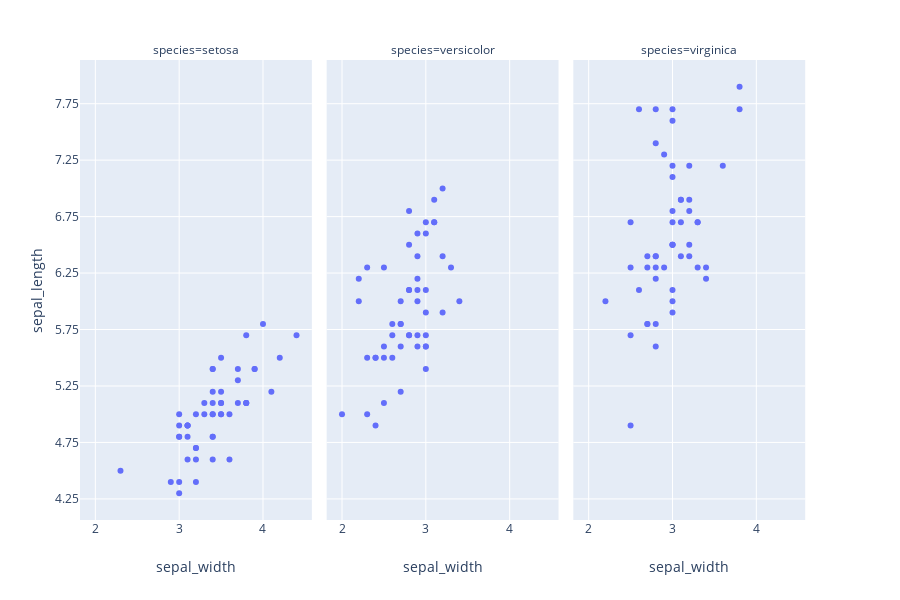

Notebook code for this chart:
### Markdown cell above
<h5 id="Set-start-position-and-distance-between-ticks">Set start position and distance between ticks<a class="anchor-link" href="#Set-start-position-and-distance-between-ticks">¶</a></h5><p>The <code>tick0</code> and <code>dtick</code> axis properties can be used to control to placement of axis ticks as follows:  If specified, a tick will fall exactly on the location of <code>tick0</code> and additional ticks will be added in both directions at intervals of <code>dtick</code>.</p>
<p>Here is an example of updating the y axis of a figure created using plotly express to position the ticks at intervals of 0.5, starting at 0.25.</p>

### Code cell
import plotly.express as px
iris = px.data.iris()

fig = px.scatter(iris, x="sepal_width", y="sepal_length", facet_col="species")
fig.update_yaxes(tick0=0.25, dtick=0.5)

fig.show()

### Figure 1 — Plotly figure (JSON) as saved in the notebook; plotly's stock layout.template omitted (floating-point values rounded to 4 significant figures)
{"data": [{"hoverlabel": {"namelength": 0}, "hovertemplate": "species=setosa<br>sepal_width=%{x}<br>sepal_length=%{y}", "legendgroup": "", "marker": {"color": "#636efa", "symbol": "circle"}, "mode": "markers", "name": "", "showlegend": false, "type": "scatter", "x": [3.5, 3, 3.2, 3.1, 3.6, 3.9, 3.4, 3.4, 2.9, 3.1, 3.7, 3.4, 3, 3, 4, 4.4, 3.9, 3.5, 3.8, 3.8, 3.4, 3.7, 3.6, 3.3, 3.4, 3, 3.4, 3.5, 3.4, 3.2, 3.1, 3.4, 4.1, 4.2, 3.1, 3.2, 3.5, 3.1, 3, 3.4, 3.5, 2.3, 3.2, 3.5, 3.8, 3, 3.8, 3.2, 3.7, 3.3], "xaxis": "x", "y": [5.1, 4.9, 4.7, 4.6, 5, 5.4, 4.6, 5, 4.4, 4.9, 5.4, 4.8, 4.8, 4.3, 5.8, 5.7, 5.4, 5.1, 5.7, 5.1, 5.4, 5.1, 4.6, 5.1, 4.8, 5, 5, 5.2, 5.2, 4.7, 4.8, 5.4, 5.2, 5.5, 4.9, 5, 5.5, 4.9, 4.4, 5.1, 5, 4.5, 4.4, 5, 5.1, 4.8, 5.1, 4.6, 5.3, 5], "yaxis": "y"}, {"hoverlabel": {"namelength": 0}, "hovertemplate": "species=versicolor<br>sepal_width=%{x}<br>sepal_length=%{y}", "legendgroup": "", "marker": {"color": "#636efa", "symbol": "circle"}, "mode": "markers", "name": "", "showlegend": false, "type": "scatter", "x": [3.2, 3.2, 3.1, 2.3, 2.8, 2.8, 3.3, 2.4, 2.9, 2.7, 2, 3, 2.2, 2.9, 2.9, 3.1, 3, 2.7, 2.2, 2.5, 3.2, 2.8, 2.5, 2.8, 2.9, 3, 2.8, 3, 2.9, 2.6, 2.4, 2.4, 2.7, 2.7, 3, 3.4, 3.1, 2.3, 3, 2.5, 2.6, 3, 2.6, 2.3, 2.7, 3, 2.9, 2.9, 2.5, 2.8], "xaxis": "x2", "y": [7, 6.4, 6.9, 5.5, 6.5, 5.7, 6.3, 4.9, 6.6, 5.2, 5, 5.9, 6, 6.1, 5.6, 6.7, 5.6, 5.8, 6.2, 5.6, 5.9, 6.1, 6.3, 6.1, 6.4, 6.6, 6.8, 6.7, 6, 5.7, 5.5, 5.5, 5.8, 6, 5.4, 6, 6.7, 6.3, 5.6, 5.5, 5.5, 6.1, 5.8, 5, 5.6, 5.7, 5.7, 6.2, 5.1, 5.7], "yaxis": "y2"}, {"hoverlabel": {"namelength": 0}, "hovertemplate": "species=virginica<br>sepal_width=%{x}<br>sepal_length=%{y}", "legendgroup": "", "marker": {"color": "#636efa", "symbol": "circle"}, "mode": "markers", "name": "", "showlegend": false, "type": "scatter", "x": [3.3, 2.7, 3, 2.9, 3, 3, 2.5, 2.9, 2.5, 3.6, 3.2, 2.7, 3, 2.5, 2.8, 3.2, 3, 3.8, 2.6, 2.2, 3.2, 2.8, 2.8, 2.7, 3.3, 3.2, 2.8, 3, 2.8, 3, 2.8, 3.8, 2.8, 2.8, 2.6, 3, 3.4, 3.1, 3, 3.1, 3.1, 3.1, 2.7, 3.2, 3.3, 3, 2.5, 3, 3.4, 3], "xaxis": "x3", "y": [6.3, 5.8, 7.1, 6.3, 6.5, 7.6, 4.9, 7.3, 6.7, 7.2, 6.5, 6.4, 6.8, 5.7, 5.8, 6.4, 6.5, 7.7, 7.7, 6, 6.9, 5.6, 7.7, 6.3, 6.7, 7.2, 6.2, 6.1, 6.4, 7.2, 7.4, 7.9, 6.4, 6.3, 6.1, 7.7, 6.3, 6.4, 6, 6.9, 6.7, 6.9, 5.8, 6.8, 6.7, 6.7, 6.3, 6.5, 6.2, 5.9], "yaxis": "y3"}], "layout": {"annotations": [{"font": {}, "showarrow": false, "text": "species=setosa", "x": 0.1567, "xanchor": "center", "xref": "paper", "y": 1, "yanchor": "bottom", "yref": "paper"}, {"font": {}, "showarrow": false, "text": "species=versicolor", "x": 0.49, "xanchor": "center", "xref": "paper", "y": 1, "yanchor": "bottom", "yref": "paper"}, {"font": {}, "showarrow": false, "text": "species=virginica", "x": 0.8233, "xanchor": "center", "xref": "paper", "y": 1, "yanchor": "bottom", "yref": "paper"}], "height": 600, "legend": {"tracegroupgap": 0}, "margin": {"t": 60}, "xaxis": {"anchor": "y", "domain": [0, 0.3133], "title": {"text": "sepal_width"}}, "xaxis2": {"anchor": "y2", "domain": [0.3333, 0.6467], "matches": "x", "title": {"text": "sepal_width"}}, "xaxis3": {"anchor": "y3", "domain": [0.6667, 0.98], "matches": "x", "title": {"text": "sepal_width"}}, "yaxis": {"anchor": "x", "domain": [0, 1], "dtick": 0.5, "tick0": 0.25, "title": {"text": "sepal_length"}}, "yaxis2": {"anchor": "x2", "domain": [0, 1], "dtick": 0.5, "matches": "y", "showticklabels": false, "tick0": 0.25}, "yaxis3": {"anchor": "x3", "domain": [0, 1], "dtick": 0.5, "matches": "y", "showticklabels": false, "tick0": 0.25}}}
